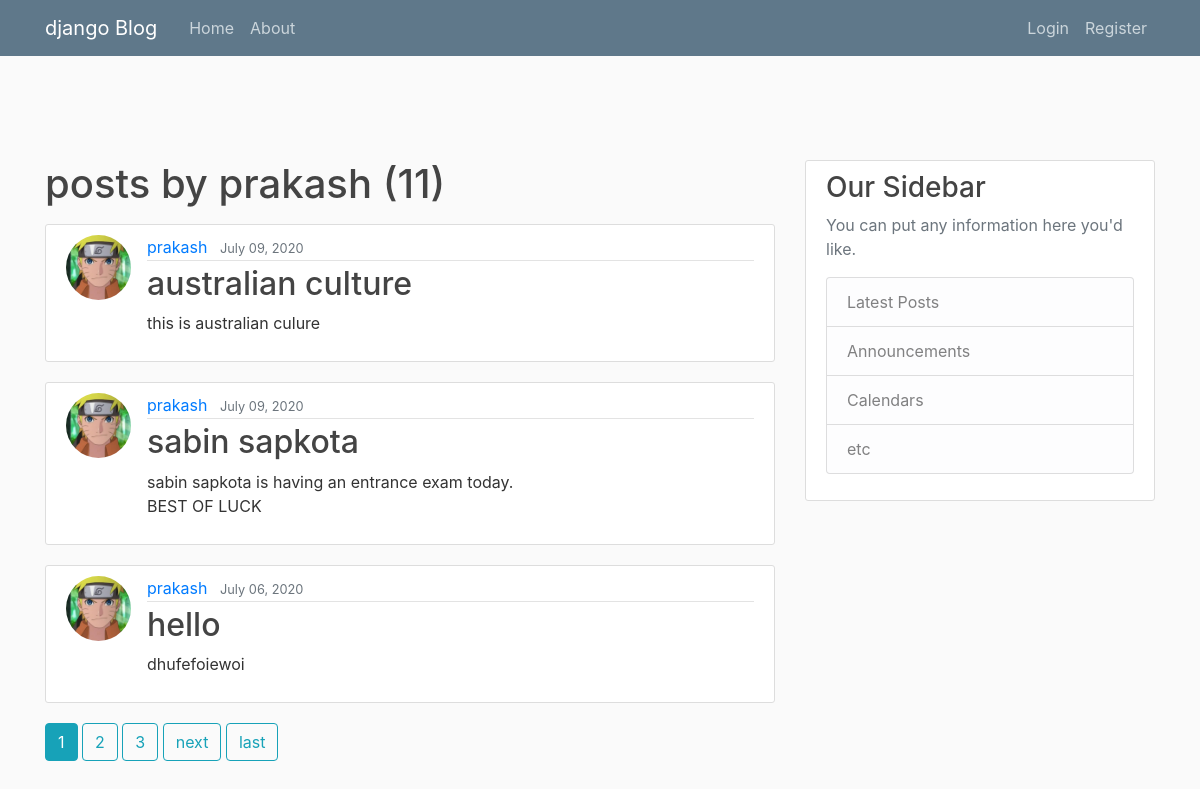
The app's page /user/prakash with its own data.
### blog/models.py (models this page shows, shortened)
class post(models.Model):
 title=models.CharField(max_length=100)
 content=models.TextField()
 date=models.DateTimeField(default=timezone.now)
 author= models.ForeignKey(User,on_delete=models.CASCADE)

### users/models.py (models this page shows, shortened)
class profile(models.Model):
    user = models.OneToOneField( User, on_delete=models.CASCADE)
    image= models.ImageField(default="default.jpg", upload_to="profile_pics")

### blog/views.py (the view)
# urls.py: path('user/<str:username>', UserPostListView.as_view(), name="user-post"),
class UserPostListView(ListView):
    model= post
    template_name='blog/user_post.html'
    context_object_name = 'posts'
    paginate_by = 3
    def get_queryset(self):
        user = get_object_or_404(User,username=self.kwargs.get('username'))
        return post.objects.filter(author = user).order_by("-date")

### blog/templates/blog/user_post.html (shortened to what this page needs)
{% extends "blog/base.html"%}
{% load static %}
{% block content%}
<h1 class="mb-3"> posts by {{ view.kwargs.username}} ({{ page_obj.paginator.count}})</h1>
  {% for post in posts %}
   <article class="media content-section">
      <img  class="rounded-circle article-img" src="{{ post.author.profile.image.url }}">
  <div class="media-body">
    <div class="article-metadata">
      <a class="mr-2" href="{% url 'user-post' post.author.username %}">{{ post.author }}</a>
      <small class="text-muted">{{ post.date|date:"F d, Y"}}</small>
    </div>
    <h2><a class="article-title" href="{% url 'post-detail' post.id %}">{{ post.title }}</a></h2>
    <p class="article-content">{{ post.content }}</p>
  </div>
</article>
  {% endfor %}
   {%  if is_paginated %}
           {% for num in page_obj.paginator.page_range %}
            {%  if page_obj.number == num %}
              <a  class="btn btn-info mb-4" href="?page={{ num }}">{{ num }}</a>
            {% elif num > page_obj.number|add:'-3' and num < page_obj.number|add:'3' %}
               <a  class="btn btn-outline-info mb-4" href="?page={{ num }}">{{ num }}</a>
             {% endif %}
             {% endfor %}
      {%  if page_obj.has_next %}
        <a  class="btn btn-outline-info mb-4" href="?page={{ page_obj.next_page_number}}">next</a>
         <a  class="btn btn-outline-info mb-4" href="?page={{page_obj.paginator.num_pages}}">last</a>
         {% endif %}
    {% endif %}
{% endblock content %}

### blog/static/blog/main.css (style rules this page uses)
body { background: #fafafa; color: #333333; margin-top: 10rem; }
h1, h2, h3, h4, h5, h6 { color: #444444; }
.content-section { background: #ffffff; padding: 10px 20px; border: 1px solid #dddddd; border-radius: 3px; margin-bottom: 20px; }
.article-title { color: #444444; }
.article-content { white-space: pre-line; }
.article-img { height: 65px; width: 65px; margin-right: 16px; }
.article-metadata { padding-bottom: 1px; margin-bottom: 4px; border-bottom: 1px solid #e3e3e3 }

### records on screen
post: author.profile.image (picture), author "prakash", date "July 09, 2020", title "australian culture", content "this is australian culure"
post: author.profile.image (picture), author "prakash", date "July 09, 2020", title "sabin sapkota", content "sabin sapkota is having an entrance exam today. BEST OF LUCK"
post: author.profile.image (picture), author "prakash", date "July 06, 2020", title "hello", content "dhufefoiewoi"

### other values on screen
{{ view.kwargs.username }} "prakash"
{{ page_obj.paginator.count }} "11"
{{ num }} "1"
{{ num }} "2" "3"
